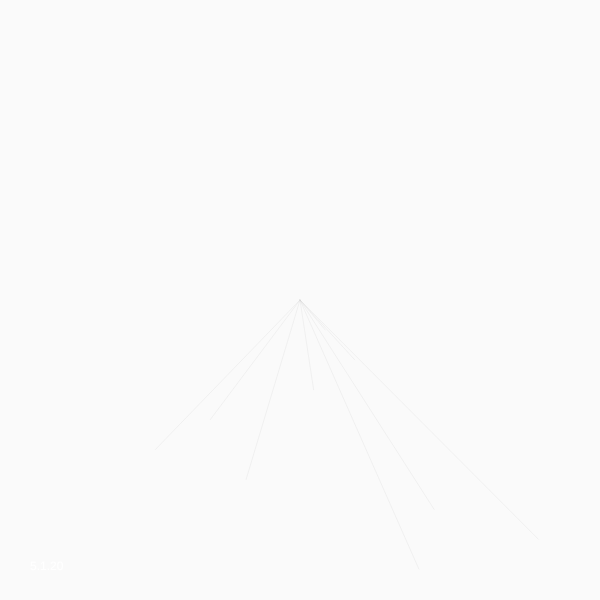
Frame 1 (no input)
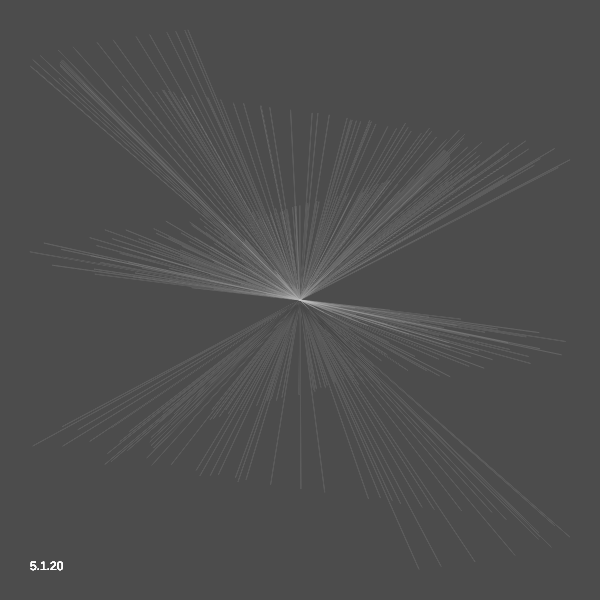
Frame 60 (no input)
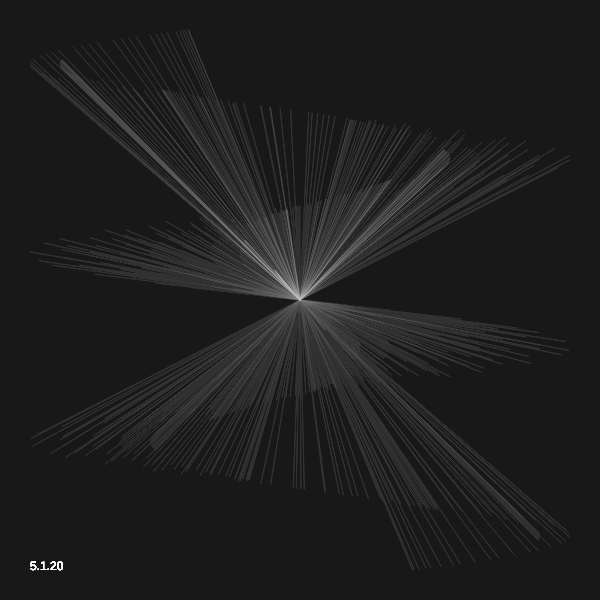
Frame 120 (the mouse pressed at the canvas centre since frame 60)

The p5.js sketch that drew these frames (run headless with seeded random() and noise() and a simulated clock; from frame 60 on, the mouse is pressed at the canvas centre):

// p5.js sketch
// ── sketch.js
let size = 600;
let numPetals = 10;
let petalSize;
let minPetalSize;
let outStep;
let outFraction = 0.5;
let phi;
let epsilon = 0.05;

function setup() {
  createCanvas(size, size);
  minPetalSize = floor(size/numPetals);
  outStep = minPetalSize * outFraction;
  phi = sqrt(50)/2;
  frameRate = 60;
}

function draw() {
  theta = cos(millis()/200)
  petalSize = minPetalSize + mouseY/height * 100;

  background(0, 5);
  translate(width/2, height/2);
  
  stroke(200);
  strokeWeight(0.2)
  //rect(0,0,width,height);

  for (let i=0; i<numPetals; i++) {
    let r = i*outStep;
    let angle = i*theta;
    let prev = (i-1)*theta;
    let x = r*sin(angle);
    let y = r*theta;
    let px = r*cos(prev);
    let py = r*sin(prev);
    let scale = 1 + i/numPetals * 3;
    line(x, y, 0, 0);
  }
  fill(255);
  noStroke();
  text("5.1.20", 30 - width/2, height-30 - height/2)
}
